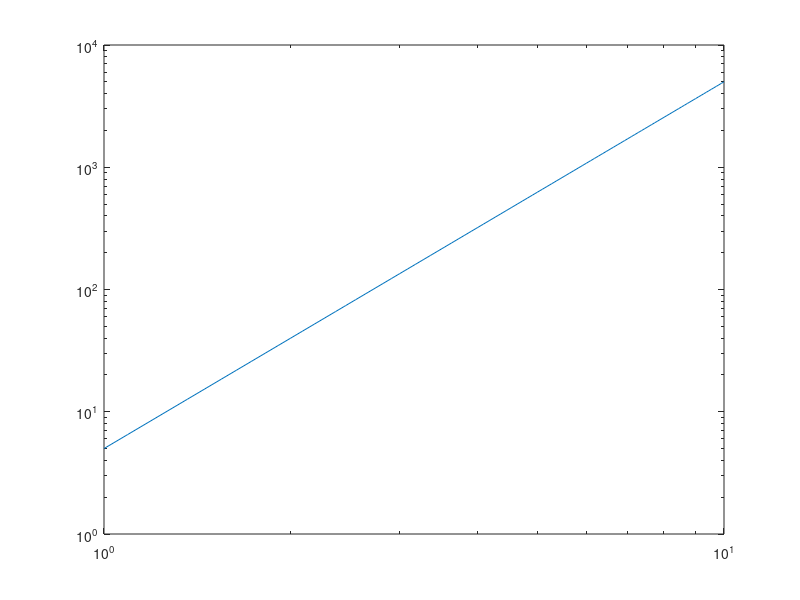

The MATLAB script that drew this image:
function result = test_loglog_001
result = false;
a = figure;
t = linspace(1,10);
loglog(t,5*t.^3);
drawnow;
close(a);
result = true;
